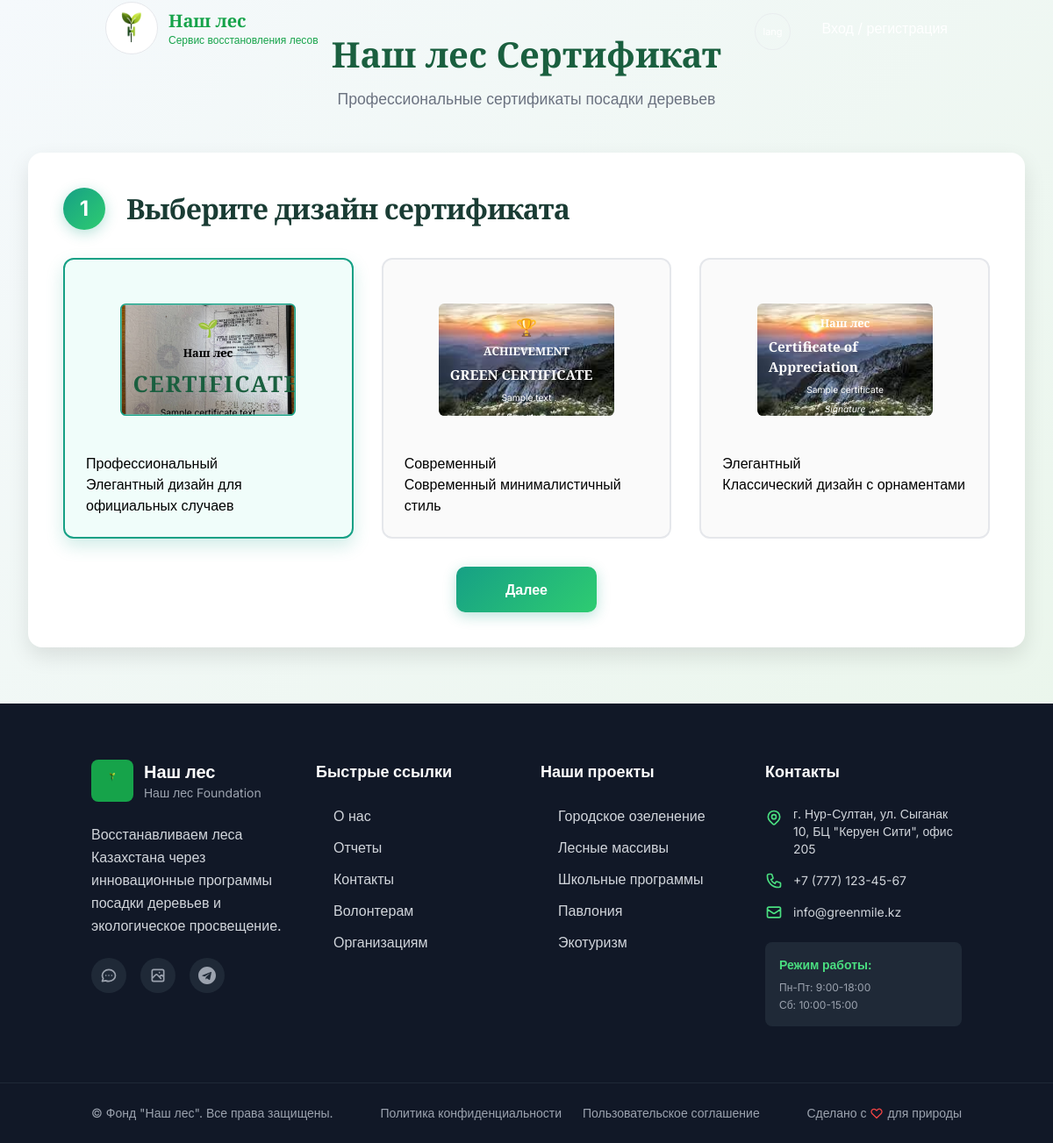
Before: /certificate/ with the older database file.
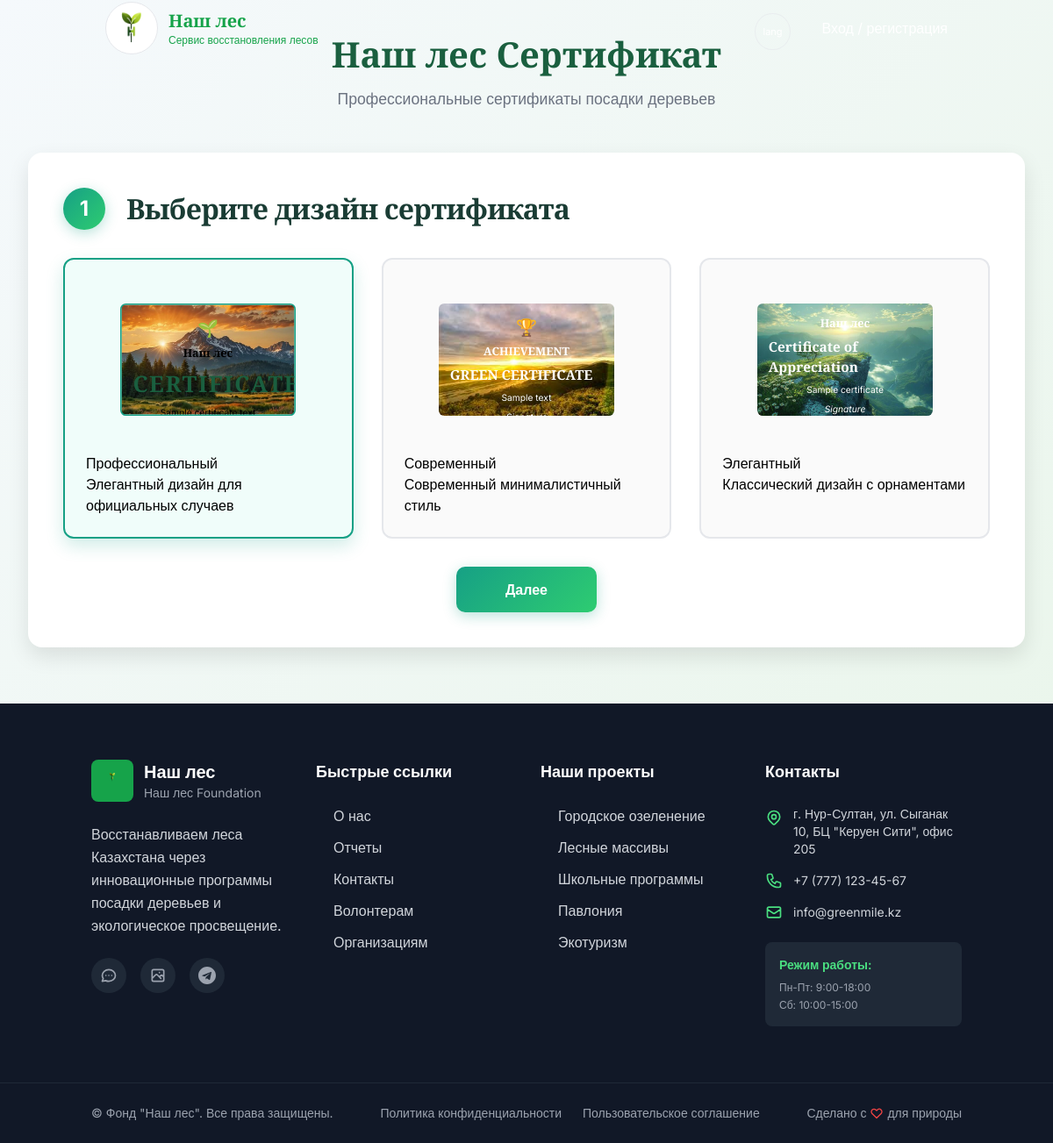
After: the same page with the newer database file.
### main_app/models.py (models this page shows, shortened)
class CertificateTemplate(models.Model):
    design = models.CharField(max_length=20, choices=DESIGN_CHOICES)
    variation = models.CharField(
        max_length=50,
        help_text="Введите имя сертификата, например: 'v1'",
        default="default"
    )
    name = models.CharField(max_length=100, blank=True,
                            help_text="Template display name")
    description = models.TextField(
        blank=True, help_text="Template description")
    background_image = models.ImageField(
        upload_to="certificate_templates/",
        blank=True,
        null=True,
        help_text="Upload certificate template background image"
    )
    is_active = models.BooleanField(default=True, null=True)
    created_at = models.DateTimeField(auto_now_add=True, null=True)
    updated_at = models.DateTimeField(auto_now=True, null=True)
    class Meta:
        unique_together = ('design', 'variation')
        ordering = ['design', 'variation']

### main_app/views.py (the view)
# urls.py: path('certificate/', views.certificate, name='certificate'),
def certificate(request):
    language = get_language(request)
    templates = CertificateTemplate.objects.filter(is_active=True)
    import os
    print("=== FILE EXISTENCE CHECK ===")
    for template in templates:
        if template.background_image:
            full_path = os.path.join(
                settings.MEDIA_ROOT, template.background_image.name)
            exists = os.path.exists(full_path)
            print(f"Template: {template.name}")
            print(f"  DB Path: {template.background_image.name}")
            print(f"  Full Path: {full_path}")
            print(f"  Exists: {exists}")
            if not exists:
                filename = os.path.basename(template.background_image.name)
                root_path = os.path.join(settings.MEDIA_ROOT, filename)
                root_exists = os.path.exists(root_path)
                print(f"  Root Path: {root_path}")
                print(f"  Root Exists: {root_exists}")
    templates_by_design = {}
    for design_code, design_name in DESIGN_CHOICES:
        design_templates = templates.filter(
            design=design_code).order_by('variation')
        templates_by_design[design_code] = list(design_templates)
    print("=== TEMPLATE DEBUG INFO ===")
    for design, template_list in templates_by_design.items():
        print(f"Design: {design}, Templates: {len(template_list)}")
        for t in template_list:
            print(
                f"  - {t.name}: {t.background_image.url if t.background_image else 'No image'}")
    serialized_templates = {}
    for design, template_list in templates_by_design.items():
        serialized_templates[design] = []
        for t in template_list:
            if t.background_image:
                import os
                expected_path = os.path.join(
                    settings.MEDIA_ROOT, t.background_image.name)
                actual_filename = os.path.basename(t.background_image.name)
                root_path = os.path.join(settings.MEDIA_ROOT, actual_filename)
                if not os.path.exists(expected_path) and os.path.exists(root_path):
                    background_url = f"/media/{actual_filename}"
                else:
                    background_url = t.background_image.url
            else:
                background_url = ''
            template_data = {
                'id': t.id,
                'variation': t.variation,
                'name': t.name or f"{t.get_design_display()} {t.variation}",
                'description': t.description or f"{t.get_design_display()} template",
                'background_image': background_url
            }
            serialized_templates[design].append(template_data)
    certificate_templates = {}
    for design_code, design_name in DESIGN_CHOICES:
        try:
            default_template = templates.filter(design=design_code).first()
            certificate_templates[design_code] = default_template
        except Exception as e:
            logger.error(f"Error getting template for {design_code}: {e}")
            certificate_templates[design_code] = None
    context = {
        'language': language,
        'navigation': site_data['navigation'][language],
        'navigation_links': site_data.get('navigation_links', {}),
        'contact': site_data.get('contact', {}),
        'certificate_templates': certificate_templates,
        'templates_by_design_json': json.dumps(serialized_templates),
        'templates_by_design': templates_by_design,  # Add this for template debugging
    }
    return render(request, 'certificate.html', context)

### templates/certificate.html (shortened to what this page needs)
{% extends "basement/base.html" %}
{% load static %}
{% load custom_filters %}
{% block content %}
<div class="certificate-page">
    <div class="page-header">
        <h1 class="page-title">
            {% if language == 'ru' %}Наш лес Сертификат{% elif language == 'kz' %}Наш лес Сертификаты{% else %}Наш лес Certificate{% endif %}
        </h1>
        <p class="page-subtitle">
            {% if language == 'ru' %}Профессиональные сертификаты посадки деревьев{% elif language == 'kz' %}Кәсіби ағаш отырғызу сертификаттары{% else %}Professional tree planting certificates{% endif %}
        </p>
    </div>
    <div class="step-container js-step-container" data-step="1" style="display: block;">
        <div class="step-header">
            <div class="step-number">1</div>
            <h2 class="step-title">
                {% if language == 'ru' %}Выберите дизайн сертификата{% elif language == 'kz' %}Сертификат дизайнын таңдаңыз{% else %}Choose certificate design{% endif %}
            </h2>
        </div>
        <div class="design-grid">
            <div class="design-card active js-design-card" data-design="professional">
                <div class="design-preview">
                    <div class="cert-preview cert-professional"
                        style="background-image: url('{% if certificate_templates.professional.background_image %}{{ certificate_templates.professional.background_image.url }}{% else %}{% static 'img/default-professional.jpg' %}{% endif %}');
                        background-size: cover; background-position: center;"
                    >
                        <div class="cert-header">
                            <div class="cert-logo">🌱</div>
                            <div class="cert-title">Наш лес </div>
                        </div>
                        <div class="cert-main-title">CERTIFICATE</div>
                        <div class="cert-content">
                            <div class="cert-text">Sample certificate text</div>
                        </div>
                    </div>
                </div>
                <div class="design-info">
                    <h3>{% if language == 'ru' %}Профессиональный{% elif language == 'kz' %}Кәсіби{% else %}Professional{% endif %}</h3>
                    <p>{% if language == 'ru' %}Элегантный дизайн для официальных случаев{% elif language == 'kz' %}Ресми жағдайлар үшін әдемі дизайн{% else %}Elegant design for official occasions{% endif %}</p>
                </div>
            </div>
            <div class="design-card js-design-card" data-design="modern">
                <div class="design-preview">
                    <div class="cert-preview cert-modern"
                        style="background-image: url('{% if certificate_templates.modern.background_image %}{{ certificate_templates.modern.background_image.url }}{% else %}{% static 'img/default-modern.jpg' %}{% endif %}');
                        background-size: cover; background-position: center;"
                    >
                        <div class="cert-header-modern">
                            <div class="cert-badge">🏆</div>
                            <div class="cert-title-modern">ACHIEVEMENT</div>
                        </div>
                        <div class="cert-main-title-modern">GREEN CERTIFICATE</div>
                        <div class="cert-content-modern">
                            <div class="cert-text-modern">Sample text</div>
                            <div class="cert-signature-modern">Signature</div>
                        </div>
                    </div>
                </div>
                <div class="design-info">
                    <h3>{% if language == 'ru' %}Современный{% elif language == 'kz' %}Заманауи{% else %}Modern{% endif %}</h3>
                    <p>{% if language == 'ru' %}Современный минималистичный стиль{% elif language == 'kz' %}Қазіргі заманғы минималистік стиль{% else %}Contemporary minimalist style{% endif %}</p>
                </div>
            </div>
            <div class="design-card js-design-card" data-design="elegant">
                <div class="design-preview">
                    <div class="cert-preview cert-elegant"
                        style="background-image: url('{% if certificate_templates.elegant.background_image %}{{ certificate_templates.elegant.background_image.url }}{% else %}{% static 'img/default-elegant.jpg' %}{% endif %}');
                        background-size: cover; background-position: center;"
                    >
                        <div class="cert-border-elegant">
                            <div class="cert-header-elegant">Наш лес </div>
                            <div class="cert-main-title-elegant">Certificate of Appreciation</div>
                            <div class="cert-content-elegant">
                                <div class="cert-text-elegant">Sample certificate</div>
                                <div class="cert-signature-elegant">Signature</div>
                            </div>
                        </div>
                    </div>
                </div>
                <div class="design-info">
                    <h3>{% if language == 'ru' %}Элегантный{% elif language == 'kz' %}Сәнді{% else %}Elegant{% endif %}</h3>
                    <p>{% if language == 'ru' %}Классический дизайн с орнаментами{% elif language == 'kz' %}Ою-өрнекті классикалық дизайн{% else %}Classic design with ornaments{% endif %}</p>
                </div>
            </div>
        </div>
        <div class="step-actions">
            <button class="btn-primary js-step-next">
                {% if language == 'ru' %}Далее{% elif language == 'kz' %}Әрі қарай{% else %}Next{% endif %}
            </button>
        </div>
    </div>
</div>
{% endblock %}

Changed rows visible on the page:
removed CertificateTemplate: background_image (picture)
removed CertificateTemplate: background_image (placeholder picture)
removed CertificateTemplate: background_image (placeholder picture)
added CertificateTemplate: background_image (placeholder picture)
added CertificateTemplate: background_image (placeholder picture)
added CertificateTemplate: background_image (placeholder picture)
